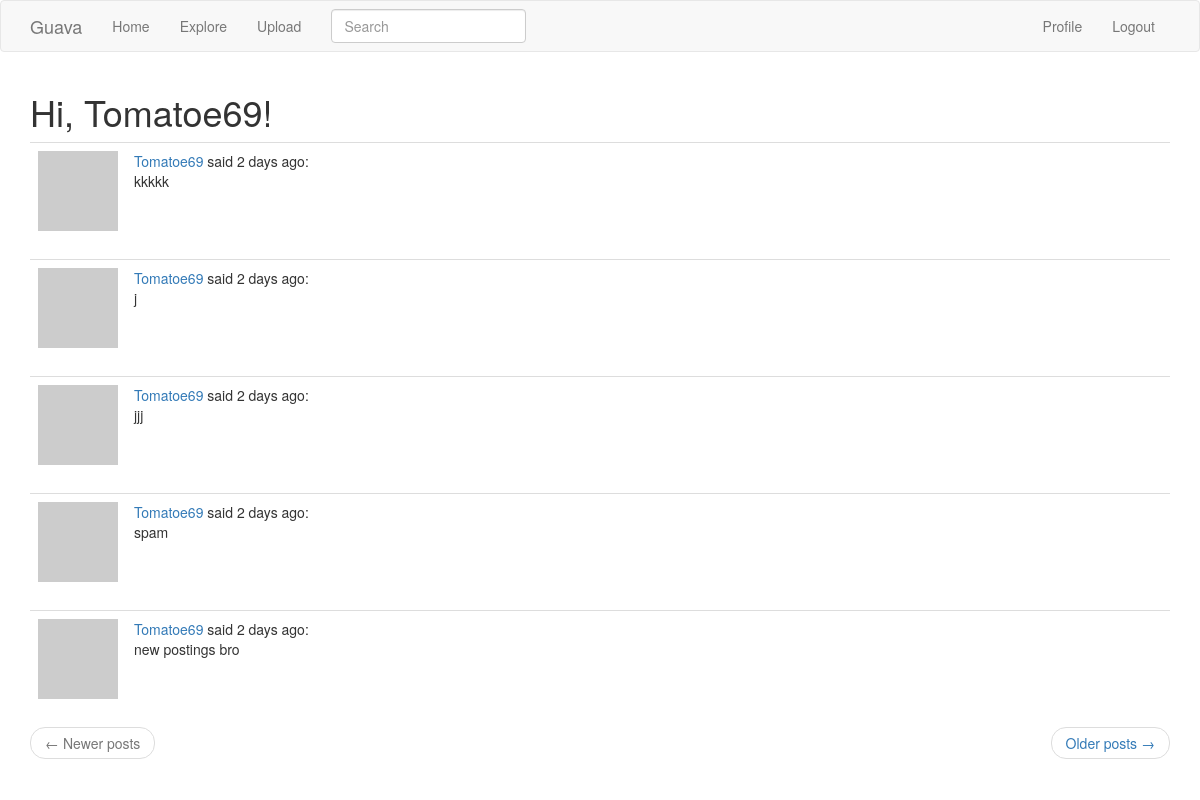
The page /explore (signed in) on the database its author committed.
### notapp/models.py (models this page shows, shortened)
class User(UserMixin, db.Model):
    id = db.Column(db.Integer, primary_key=True)
    username = db.Column(db.String(64), index=True, unique=True)
    email = db.Column(db.String(120), index=True, unique=True)
    password_hash = db.Column(db.String(128))
    posts = db.relationship('Post', backref='author', lazy='dynamic')
    about_me = db.Column(db.String(140))
    last_seen = db.Column(db.DateTime, default=datetime.utcnow)
    searchable = ['username']
    def avatar(self, size):
        digest = md5(self.email.lower().encode('utf-8')).hexdigest()
        return 'https://www.gravatar.com/avatar/{}?d=identicon&s={}'.format(
            digest, size)
    followed = db.relationship(
        'User', secondary=followers,
        primaryjoin=(followers.c.follower_id == id),
        secondaryjoin=(followers.c.followed_id == id),
        backref=db.backref('followers', lazy='dynamic'), lazy='dynamic')

class SearchableMixin(object):
    @classmethod
    def before_commit(cls, session):
        session._changes = {
            'add': list(session.new),
            'update': list(session.dirty),
            'delete': list(session.deleted)
        }
    @classmethod
    def after_commit(cls, session):
        for obj in session._changes['add']:
            if isinstance(obj, SearchableMixin):
                add_to_index(obj.__tablename__, obj)
        for obj in session._changes['update']:
            if isinstance(obj, SearchableMixin):
                add_to_index(obj.__tablename__, obj)
        for obj in session._changes['delete']:
            if isinstance(obj, SearchableMixin):
                remove_from_index(obj.__tablename__, obj)
        session._changes = None

class Post(SearchableMixin, db.Model):
    __searchable__ = ['body']
    id = db.Column(db.Integer, primary_key=True)
    body = db.Column(db.String(140))
    timestamp = db.Column(db.DateTime, index=True, default=datetime.utcnow)
    user_id = db.Column(db.Integer, db.ForeignKey('user.id'))

### notapp/routes.py (the view)
@app.route('/explore')
@login_required
def explore():
    page = request.args.get('page', 1, type=int)
    posts = Post.query.order_by(Post.timestamp.desc()).paginate(
        page, app.config['POSTS_PER_PAGE'], False)
    next_url = url_for('explore', page=posts.next_num) \
        if posts.has_next else None
    prev_url = url_for('explore', page=posts.prev_num) \
        if posts.has_prev else None
    return render_template("index.html", title='Explore', posts=posts.items,
                           next_url=next_url, prev_url=prev_url)

### notapp/forms.py
class SearchForm(FlaskForm):
    q = StringField(('Search'), validators=[DataRequired()])
    def __init__(self, *args, **kwargs):
        if 'formdata' not in kwargs:
            kwargs['formdata'] = request.args
        if 'csrf_enabled' not in kwargs:
            kwargs['csrf_enabled'] = False
        super(SearchForm, self).__init__(*args, **kwargs)

### notapp/models.py (called while the page is built)
@login.user_loader
def load_user(id):
    return User.query.get(int(id))

### notapp/routes.py (called while the page is built)
@app.before_request
def before_request():
    if current_user.is_authenticated:
        current_user.last_seen = datetime.utcnow()
        db.session.commit()
        g.search_form = SearchForm()

### notapp/templates/index.html (shortened to what this page needs)
{% extends "base.html" %}
{% import 'bootstrap/wtf.html' as wtf %}
{% block app_content %}
<h1>Hi, {{ current_user.username }}!</h1>
{% for post in posts %}
{% include '_post.html' %}
{% endfor %}
<nav aria-label="...">
    <ul class="pager">
        <li class="previous{% if not prev_url %} disabled{% endif %}">
            <a href="{{ prev_url or '#' }}">
                <span aria-hidden="true">&larr;</span> Newer posts
            </a>
        </li>
        <li class="next{% if not next_url %} disabled{% endif %}">
            <a href="{{ next_url or '#' }}">
                Older posts <span aria-hidden="true">&rarr;</span>
            </a>
        </li>
    </ul>
</nav>
{% endblock %}

### notapp/templates/_post.html
<table class="table table-hover">
    <tr>
        <td width="70px">
            <a href="{{ url_for('user', username=post.author.username) }}">
                <img src="{{ post.author.avatar(70) }}" />
            </a>
        </td>
        <td>
            <a href="{{ url_for('user', username=post.author.username) }}">
                {{ post.author.username }}
            </a>
            said {{ moment(post.timestamp).fromNow() }}:
            <br>
            {{ post.body }}
        </td>
    </tr>
</table>

### rows shown on the page
User: username "Tomatoe69"
Post: author.username "Tomatoe69", timestamp "2 days ago", body "kkkkk"
Post: author.username "Tomatoe69", timestamp "2 days ago", body "j"
Post: author.username "Tomatoe69", timestamp "2 days ago", body "jjj"
Post: author.username "Tomatoe69", timestamp "2 days ago", body "spam"
Post: author.username "Tomatoe69", timestamp "2 days ago", body "new postings bro"
